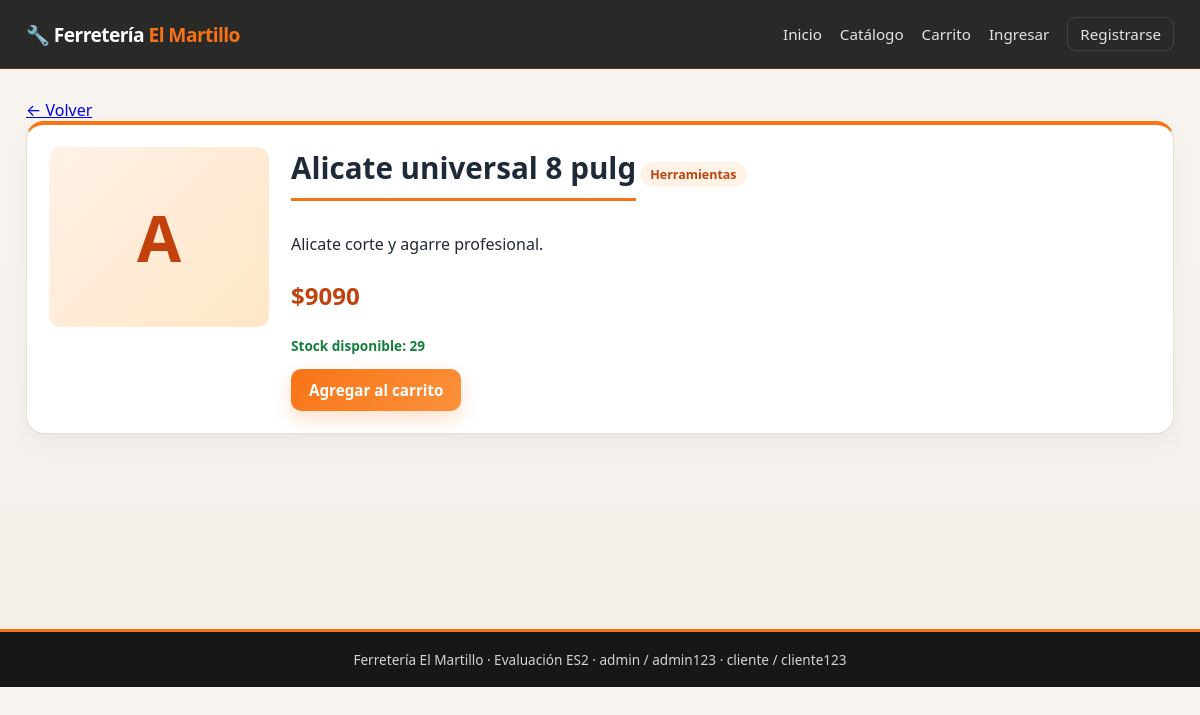
/producto/12/, run on the app's committed database.
### productos/models.py (models this page shows, shortened)
class Producto(models.Model):
    nombre = models.CharField(max_length=120)
    descripcion = models.TextField(blank=True, default="")
    precio = models.PositiveIntegerField(help_text="Precio en CLP")
    stock = models.PositiveIntegerField(default=0)
    categoria = models.ForeignKey(
        Categoria, on_delete=models.SET_NULL, null=True, blank=True,
        related_name="productos"
    )
    class Meta:
        ordering = ["nombre"]

class Categoria(models.Model):
    nombre = models.CharField(max_length=80, unique=True)
    descripcion = models.TextField(blank=True, default="")
    class Meta:
        ordering = ["nombre"]
        verbose_name_plural = "categorías"

### productos/views.py (the view)
# urls.py: path("producto/<int:pk>/", views.detalle, name="detalle"),
def detalle(request, pk):
    producto = get_object_or_404(Producto, pk=pk)
    _, _, cart_count = _cart_detalle(_get_cart(request))
    return render(request, "detalle.html", {"producto": producto, "cart_count": cart_count})

### productos/views.py (called while the page is built, shortened)
def _get_cart(request):
    return request.session.get("carrito", {})

def _cart_detalle(cart):
    items = []
    total = 0
    count = 0
    if not cart:
        return items, total, count

### templates/detalle.html (shortened to what this page needs)
{% extends "base.html" %}
{% block content %}
<a href="{% url 'tienda' %}">← Volver</a>
<div class="detail">
  <div class="thumb big">{{ producto.nombre|first|upper }}</div>
  <div>
    <h1>{{ producto.nombre }}</h1>
    <p class="cat">{{ producto.categoria.nombre|default:"Sin categoría" }}</p>
    <p>{{ producto.descripcion|default:"Sin descripción." }}</p>
    <p class="price big">${{ producto.precio }}</p>
    <p class="stock">Stock disponible: {{ producto.stock }}</p>
    {% if producto.stock > 0 %}
      <a class="btn" href="{% url 'carrito_agregar' producto.id %}">Agregar al carrito</a>
    {% else %}
      <span class="btn disabled">Sin stock</span>
    {% endif %}
  </div>
</div>
{% endblock %}

### static/css/style.css (style rules this page uses)
:root { --bg: #f4efe9; --bg-strong: #f9f5f1; --card: #fffdfb; --ink: #1f2937; --muted: #6b7280; --line: #e7ddd1; --acc: #f97316; --acc-dark: #c2410c; --acc-soft: #fff3e8; --hdr: #171717; --shadow: rgba(31, 41, 55, 0.12); }
* { box-sizing: border-box; }
html { scroll-behavior: smooth; }
body { margin: 0; font-family: "Segoe UI", Inter, system-ui, sans-serif; background: linear-gradient(180deg, #f8f4f0 0%, #f3efe9 100%); color: var(--ink); }
h1 { font-size: 1.85rem; margin: 0 0 16px; padding-bottom: 10px; border-bottom: 3px solid var(--acc); display: inline-block; }
button, .btn { background: linear-gradient(135deg, var(--acc), #fb923c); color: #fff; border: none; padding: 11px 18px; border-radius: 10px; cursor: pointer; text-decoration: none; display: inline-block; font-size: .95rem; font-weight: 700; box-shadow: 0 8px 18px rgba(249, 115, 22, 0.22); transition: transform .15s ease, box-shadow .15s ease; }
.thumb { width: 100%; height: 120px; background: linear-gradient(135deg, #fff1e6, #ffe7c7); border-radius: 12px; display: flex; align-items: center; justify-content: center; font-size: 2.25rem; font-weight: 800; color: var(--acc-dark); margin-bottom: 12px; }
.thumb.big { height: 180px; font-size: 4rem; }
.cat { display: inline-block; background: var(--acc-soft); color: var(--acc-dark); font-size: .78rem; font-weight: 700; padding: 4px 10px; border-radius: 999px; margin: 0 0 10px; }
.price { font-weight: 800; font-size: 1.2rem; color: var(--acc-dark); }
.price.big { font-size: 1.5rem; }
.stock { font-size: .85rem; color: #15803d; font-weight: 700; }
.detail { display: grid; grid-template-columns: 220px 1fr; gap: 22px; background: #fff; border: 1px solid var(--line); border-top: 4px solid var(--acc); border-radius: 18px; padding: 22px; box-shadow: 0 10px 24px rgba(15, 23, 42, 0.04); }

### data on the page
Producto: nombre|first "A", nombre "Alicate universal 8 pulg", categoria.nombre "Herramientas", descripcion "Alicate corte y agarre profesional.", precio "9090", stock "29"
